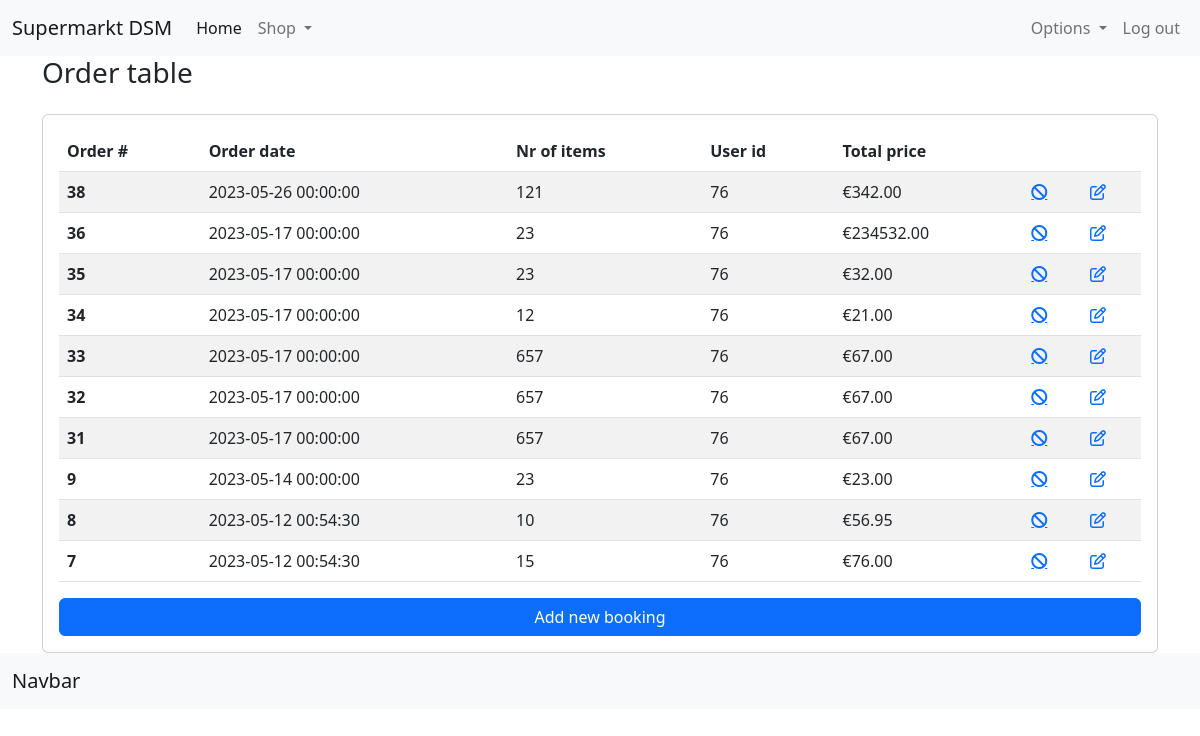
/index.php?content=pages/customer/orders&user_id=76 (signed in), run on the app's committed database.
### tables this page shows
CREATE TABLE IF NOT EXISTS `orders` (
  `id` int(11) NOT NULL AUTO_INCREMENT,
  `user_id` int(11) NOT NULL,
  `order_date` datetime NOT NULL,
  `order_price` decimal(10,2) NOT NULL,
  `order_quantity` int(11) NOT NULL,
  PRIMARY KEY (`id`)
);

### api/ConnectDb.php (called while the page is built, shortened)
<?php
class ConnectDb
{
    private $servername = "localhost";
    private $username   = "root";
    private $password   = "";
    private $database   = "dsm-winkel";
    public function __construct()
    {
        $this->conn = new mysqli($this->servername, $this->username,$this->password,$this->database);
        if(mysqli_connect_error()) {
            trigger_error("Failed to connect to MySQL: " . mysqli_connect_error());
        }else{
            return $this->conn;
        }
    }
}

### api/OrderController.php (called while the page is built, shortened)
<?php
require_once './api/ConnectDb.php';
class OrderController
{
    private $conn;
    public function __construct()
    {
        $db = new connectDb();
        $this->conn = $db->conn;
    }
    public function getOrdersByUser($id)
    {
        $query = "SELECT * FROM orders WHERE user_id = ? ORDER BY order_date DESC";
        $statement = $this->conn->prepare($query);
        $statement->bind_param("s", $id);
        $statement->execute();
        $result = $statement->get_result();
        if ($result) {
            if ($result->num_rows > 0) {
                $data = array();
                while ($row = $result->fetch_assoc()) {
                    $data[] = $row;
                }
                return $data;
            } else {
                echo "No records found";
            }
        } else {
            echo "Error executing query: " . $query . "<br>" . $this->conn->error;
        }
    }
}

### components/pages/customer/orders.php (the view, shortened to what this page needs)
<?php
require_once './api/OrderController.php';
$object = new OrderController();
$id = isset($_GET['user_id']) ? $_GET['user_id'] : '';
?>
<div class="container">
    <div class="row">
        <div class="d-sm-flex align-items-center justify-content-between mb-4">
            <h1 class="h3 mb-0 text-gray-800">Order table</h1>
        </div>
        <div class="col-12">
            <div class="card">
                <div class="card-body">
                    <table class="table table-striped table-hover">
                        <thead>
                        <tr>
                            <th scope="col">Order #</th>
                            <th scope="col">Order date</th>
                            <th scope="col">Nr of items</th>
                            <th scope="col">User id</th>
                            <th scope="col">Total price</th>
                            <th scope="col"></th>
                            <th scope="col"></th>
                        </tr>
                        </thead>
                        <tbody>
                        <?php
                        $orders = $object->getOrdersByUser($id);
                        if (!empty($orders)) {
                            foreach ($orders as $order) {
                                ?>
                                <tr>
                                    <th scope="row"><?php echo $order['id'] ?></th>
                                    <td><?php echo $order['order_date'] ?></td>
                                    <td><?php echo $order['order_quantity'] ?></td>
                                    <td><?php echo $order['user_id'] ?></td>
                                    <td>€<?php echo $order['order_price'] ?></td>
                                    <td>
                                        <a href="?content=pages/customer/orders&action=deleteOrder&id=<?php echo $order['id'] ?>
                                        <i aria-hidden=" true" class="fa fa-ban"></i>
                                        </a>
                                    </td>
                                    <td>
                                        <a href="/index.php?content=pages/customer/edit-order&id=<?php echo $order['id'] ?>">
                                            <i aria-hidden="true" class="fa fa-pencil-square-o"></i>
                                        </a>
                                    </td>
                                </tr>
                            <?php }
                        } ?>
                        </tbody>
                    </table>
                    <a href="./index.php?content=pages/customer/add-order&user_id=<?php echo $_SESSION["id"] ?>">
                        <div class="d-grid gap-2">
                            <button class="btn btn-primary" type="button">Add new booking</button>
                        </div>
                    </a>
                </div>
            </div>
        </div>
    </div>
</div>

### data on the page
orders: id "38", order_date "2023-05-26 00:00:00", order_quantity "121", user "76", order_price "342.00"
orders: id "36", order_date "2023-05-17 00:00:00", order_quantity "23", user "76", order_price "234532.00"
orders: id "35", order_date "2023-05-17 00:00:00", order_quantity "23", user "76", order_price "32.00"
orders: id "34", order_date "2023-05-17 00:00:00", order_quantity "12", user "76", order_price "21.00"
orders: id "33", order_date "2023-05-17 00:00:00", order_quantity "657", user "76", order_price "67.00"
orders: id "32", order_date "2023-05-17 00:00:00", order_quantity "657", user "76", order_price "67.00"
orders: id "31", order_date "2023-05-17 00:00:00", order_quantity "657", user "76", order_price "67.00"
orders: id "9", order_date "2023-05-14 00:00:00", order_quantity "23", user "76", order_price "23.00"
orders: id "8", order_date "2023-05-12 00:54:30", order_quantity "10", user "76", order_price "56.95"
orders: id "7", order_date "2023-05-12 00:54:30", order_quantity "15", user "76", order_price "76.00"
